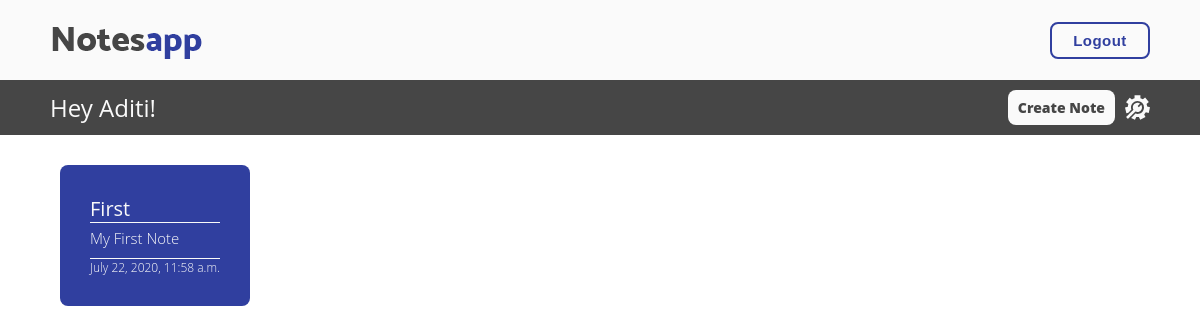
The app's page /dashboard/ (signed in), older data.
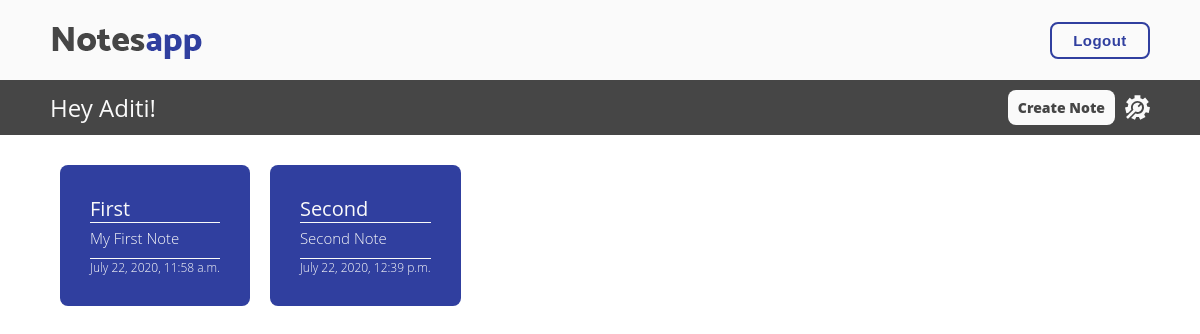
The same page, newer data.
### notes/models.py (models this page shows, shortened)
class Notes(models.Model):
	user = models.ForeignKey(
		User, null=True,
		on_delete=models.CASCADE,
	)
	doc = models.DateTimeField(auto_now=True, blank=False, null=False)
	content = models.TextField(max_length=None, blank=False, null=False)
	title = models.CharField(max_length=400, blank=False, null=False)
	class Meta:
		db_table = "Notes"

### dashboard/views.py (the view)
# urls.py: path('dashboard/', dashView, name="dashboard"),
def dashView(request):
	if request.user.is_authenticated:
		user = User.objects.get(username=request.user.username)
		try:
			notes = Notes.objects.filter(user=request.user)
		except Notes.DoesNotExist:
			notes = None
		context ={
			'title': user.username.upper(),
			'user': user,
			'notes': notes,
		}
		return render(request, 'dashboard/dash.html', context)
	return redirect("/login/")

### templates/dashboard/dash.html
{% extends 'base/base.html' %}
{% load static %}
{% block content %}
    <nav class="topNav dashNav">
        <a href="{% url "home" %}" class="logo"><img src="{% static 'Images/Notesapp.png' %}" alt="" class="logo"></a>
        <a href="{% url 'logout' %}" class="login">Logout</a>
    </nav>
    <div class="details">
        <h2 class="name">Hey {{ user.first_name }}!</h2>
        <div class="cta">
            <a href="#" class="noteSub">Create Note</a>
            <a href="#" class="settings"><img src="{% static 'Images/settings.svg' %}" alt="" class="settings" title="Settings"></a>
        </div>
    </div>
    <div class="notes-cont">
        {% for eachNote in notes %}
            <div class="noteBlock">
                <h2 class="noteTitle">{{ eachNote.title }}</h2>
                <p class="noteContent">{{ eachNote.content }}</p>
                <p class="noteTime">{{ eachNote.doc }}</p>
            </div>
        {% endfor %}
    </div>
{% endblock %}

### templates/base/base.html (shortened to what this page needs)
{% load static %}
<!doctype html>
<html lang="en">
<head>
    <link rel="stylesheet" href="{% static 'CSS/main.css' %}">
</head>
<body>
    {% block content %}
    {% endblock content %}
</body>
</html>

### static/CSS/main.css (style rules this page uses)
*, *::before, *::after { padding: 0; margin: 0; box-sizing: border-box; }
body { width: 100vw; height: auto; min-height: 100vh; font-size: 100%; }
nav.topNav { width: 100%; height: 80px; display: flex; justify-content: space-between; align-items: center; padding: 0 50px; position: absolute; top: 0; left: 0; background-color: #fafafa; z-index: 123; }
a.login { font-family: "Mosk Semi-Bold 600", sans-serif; text-decoration: none; color: #303F9F; font-weight: 600; border: 2px solid #303F9F; padding: 8px; width: 100px; text-align: center; border-radius: 8px; letter-spacing: 0.03rem; font-size: 15px; transition: all 100ms ease-in-out; }
nav.dashNav { position: initial!important; }
div.details { background-color: #464646; padding: 10px 50px; display: flex; justify-content: space-between; align-items: center; }
h2.name { color: #fafafa; font-family: "Open Sans", sans-serif; font-weight: 400; }
div.notes-cont { padding: 20px 50px; width: 100%; display: flex; flex-wrap: wrap; }
div.noteBlock { background-color: #303F9F; padding: 30px; margin: 10px; border-radius: 8px; }
h2.noteTitle { color: #fafafa; font-family: "Open Sans", sans-serif; font-size: 20px; font-weight: 500; margin-bottom: 5px; border-bottom: 1px solid #fafafa; }
p.noteContent { color: #fafafa; font-family: "Open Sans", sans-serif; font-weight: 200; font-size: 15px; display: block; margin-bottom: 10px; }
p.noteTime { color: #fafafa; font-family: "Open Sans", sans-serif; font-weight: 200; font-size: 12px; display: block; border-top: 1px solid #fafafa; }
div.cta { height: 100%; display: flex; align-items: center; justify-content: center; }
a.noteSub { color: #464646; background-color: #fafafa; padding: 8px 10px; text-decoration: none; font-family: "Open Sans", sans-serif; font-size: 14px; font-weight: 800; border-radius: 8px; margin-right: 10px; }
img.settings { width: 25px; height: 25px; margin-top: 3px; }

Row changes from the older to the newer data that the page shows:
added Notes: title "Second", content "Second Note", doc "July 22, 2020, 12:39 p.m."
